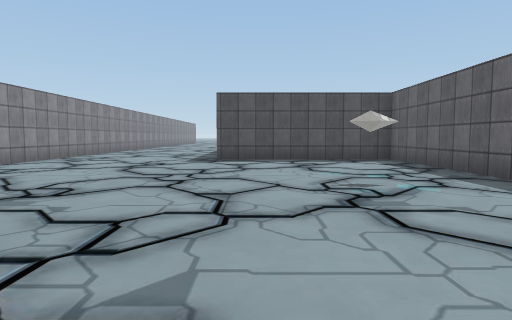
[1] (above)

18 first-person views from a walk through a scene from a Unity 3-D project. The camera is 1.3 m above the floor, tilts 4° down and sees 75° across. The floor is counted in squares, 2 m on a side. Each view is taken from the middle of a square. On the plan, view 1 faces up. The plan holds only what a view shows up to about 10 squares ahead; the rest is blank. The place goes on beyond the plan. The player is left out. Some surface patterns are stand-ins.

[2]
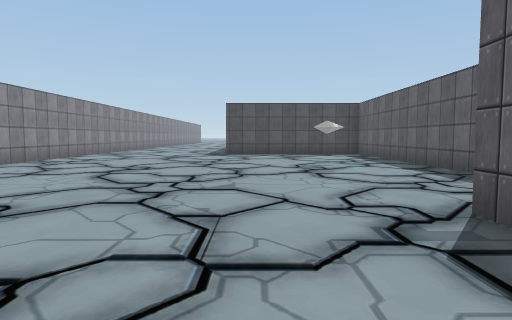

[3]
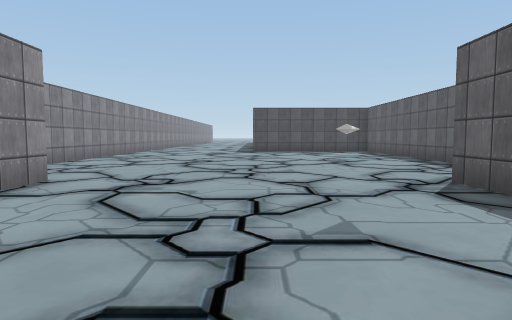

[4]
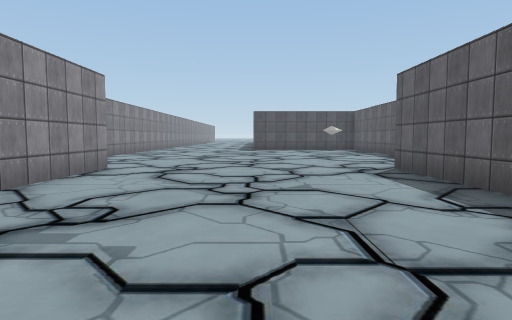

[5]
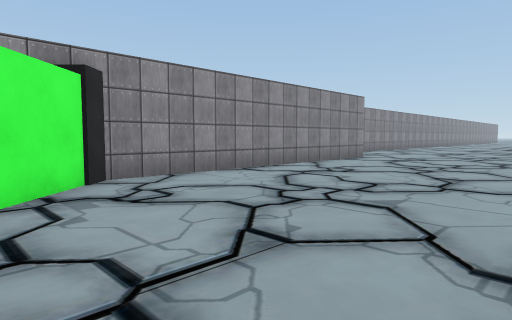

[6]
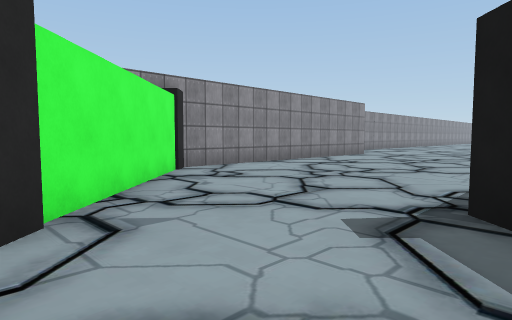

[7]
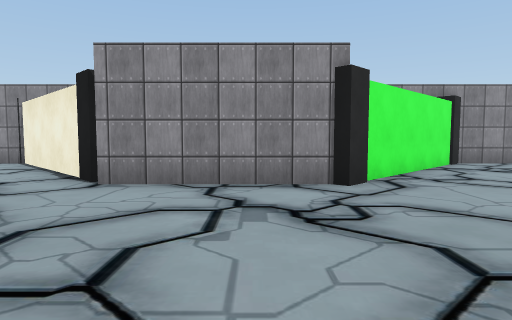

[8]
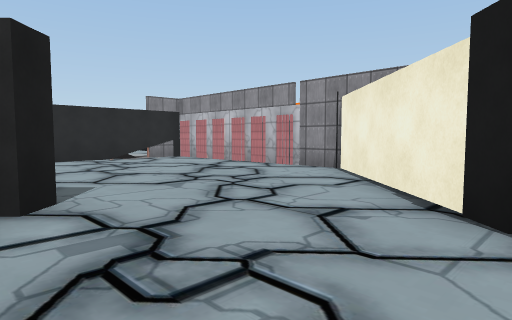

[9]
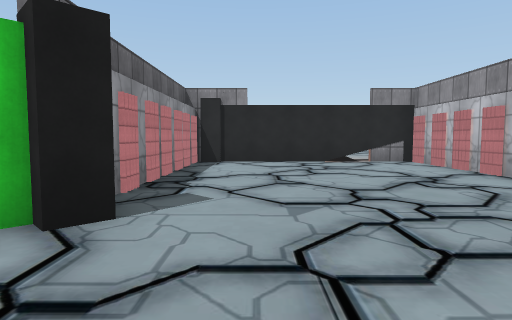

[10]
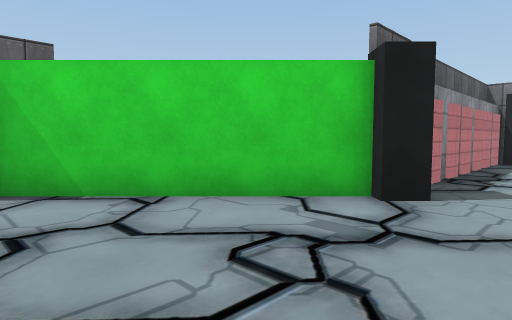

[11]
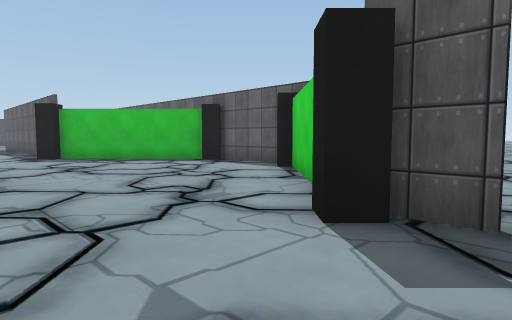

[12]
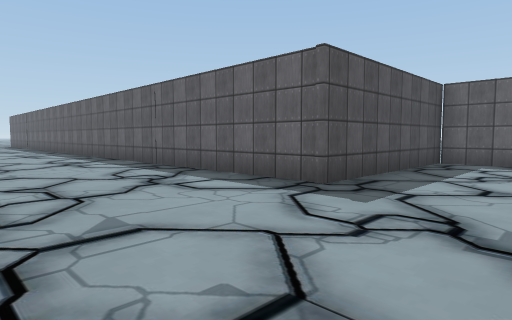

[13]
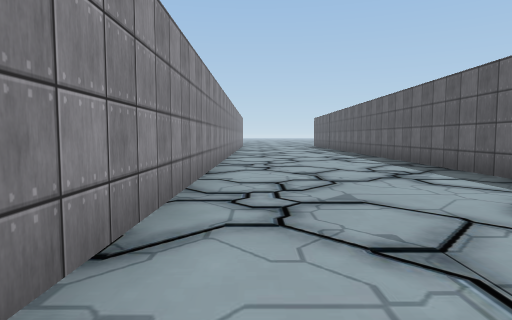

[14]
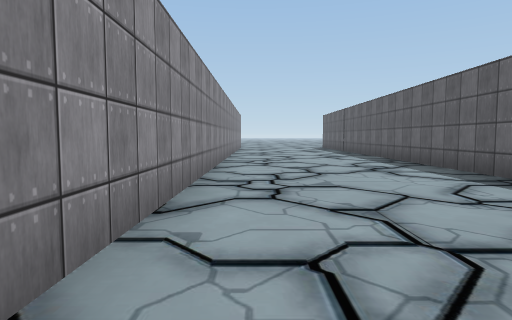

[15]
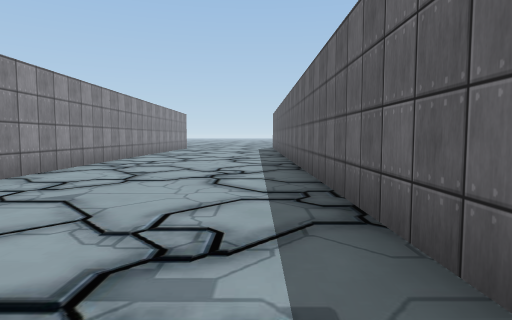

[16]
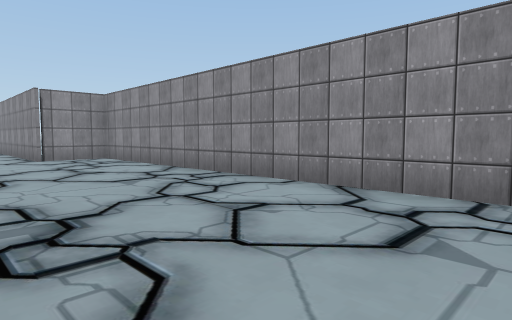

[17]
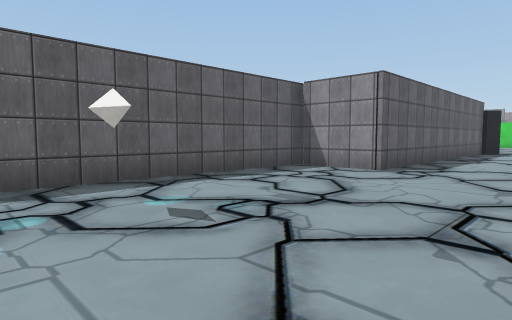

[18]
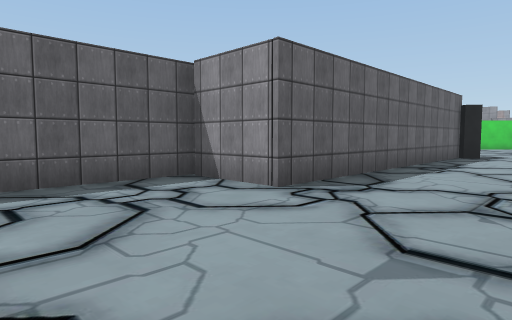

### Floor plan
Points are (right, up) in squares from view 1. A wall is a line through its corners. A room is listed if a view was taken in it or the views show most of it. See-through windows are left out.
Room 1 (views 1, 2, 3, 4, 5, 12, 13, 14, 15, 16, 17, 18)
walls: (3.8, -0.5) (3.8, 9.6) (-1.1, 9.6) (-1.1, 22.5); (1.7, -9.2) (1.3, -8.8) (1.8, -8.3) (1.8, -0.2) (3.8, -0.2); (2.5, -9.6) (1.8, -8.9); (-5.9, 22.5) (-5.9, -0.2) (-4.1, -0.2) (-4.1, -8.2) (-0.5, -11.7)
ways out: opening at (0.5, -11) to room 2
objects: other object (2, 5)
Room 2 (views 6, 7, 8, 9, 10, 11)
walls: (1.6, -18.5) (4.6, -15.5); (1.6, -19) (1.1, -18.6) (1.5, -18.2); (1.8, -19.6) (1.8, -18.8); (-0.8, -15.3) (-4.1, -18.6) (-4.1, -24.7) (1.6, -24.7) (1.6, -19.6); (4.5, -15.2) (4.8, -14.9); (5.2, -14.6) (5.2, -12.2); (-0.5, -11.7) (-0.5, -15.2); (5, -12.5) (4.6, -12.1); (4.9, -12) (2.5, -9.6)
ways out: opening at (0.5, -11) to room 1

Where each view was taken, in squares from view 1:
view 1: 0 up, 0 right, facing up
view 2: 3 down, 0 right, facing up
view 3: 5 down, 1 left, facing up
view 4: 7 down, 1 left, facing up
view 5: 10 down, 1 right, facing up-left
view 6: 12 down, 2 right, facing up-left
view 7: 13 down, 4 right, facing left
view 8: 15 down, 2 right, facing down-left
view 9: 16 down, 0 right, facing down
view 10: 15 down, 0 right, facing down-right
view 11: 20 down, 1 left, facing up-right
view 12: 7 up, 5 left, facing up-right
view 13: 10 up, 5 left, facing up
view 14: 13 up, 5 left, facing up
view 15: 14 up, 2 left, facing up
view 16: 10 up, 2 left, facing down-left
view 17: 6 up, 1 left, facing down-right
view 18: 3 up, 1 left, facing down-right
